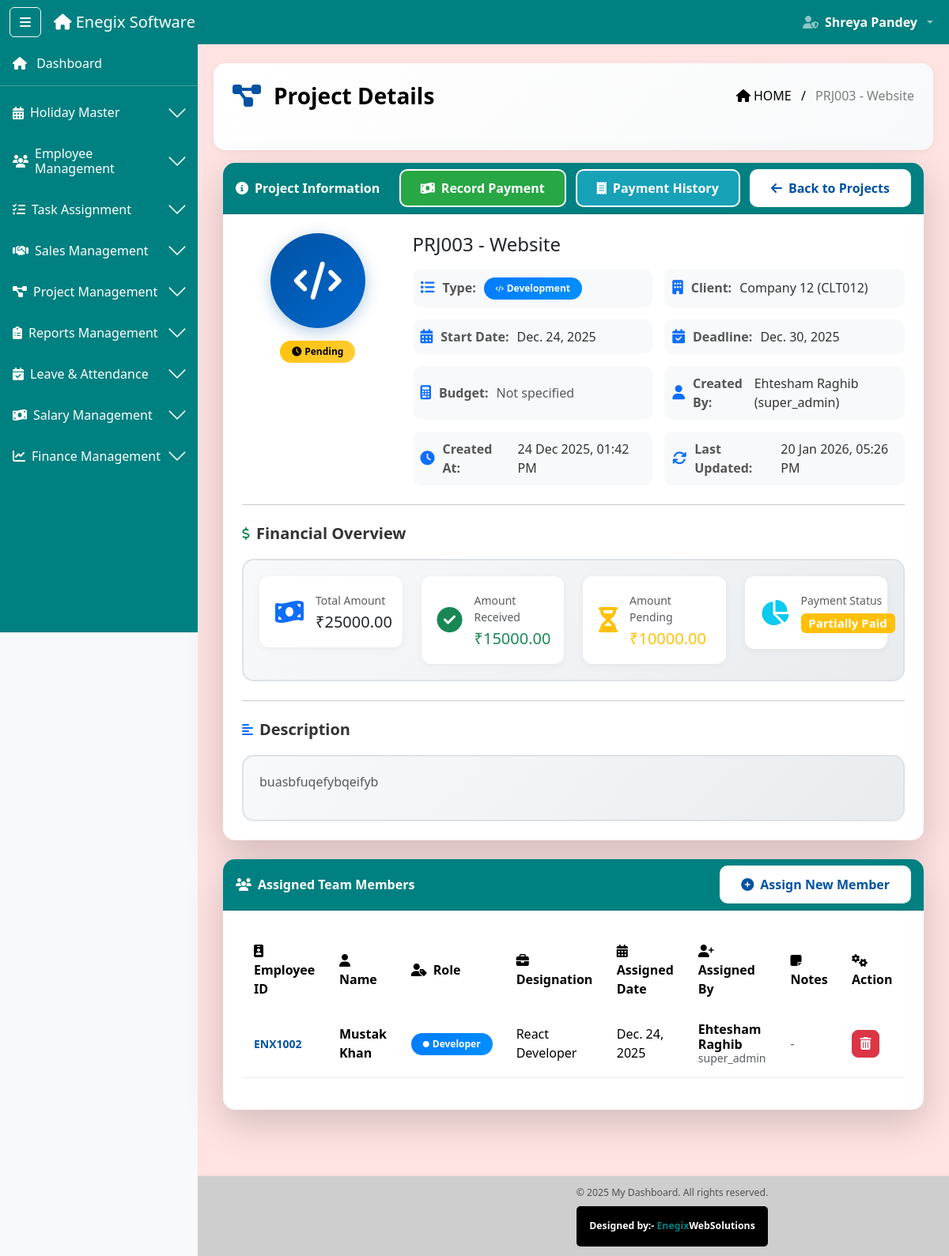
Screenshot of /projects/3/ (signed in) with the database file from the repository.
### software_app/models.py (models this page shows, shortened)
class Project(models.Model):
    PROJECT_TYPE_CHOICES = (
        ('seo', 'SEO Project'),
        ('development', 'Development Project'),
    )
    STATUS_CHOICES = (
        ('pending', 'Pending'),
        ('in_progress', 'In Progress'),
        ('completed', 'Completed'),
        ('on_hold', 'On Hold'),
    )
    project_id = models.CharField(max_length=10, unique=True, editable=False)
    project_name = models.CharField(max_length=200)
    project_type = models.CharField(max_length=20, choices=PROJECT_TYPE_CHOICES)
    client = models.ForeignKey(Client, on_delete=models.CASCADE, related_name='projects')
    description = models.TextField()
    start_date = models.DateField()
    deadline = models.DateField()
    budget = models.DecimalField(max_digits=10, decimal_places=2, blank=True, null=True)
    total_amount = models.DecimalField(
        max_digits=10,
        decimal_places=2,
        default=0,
        help_text="Total project value in INR"
    )
    amount_received = models.DecimalField(
        max_digits=10,
        decimal_places=2,
        default=0,
        help_text="Total amount received from client"
    )
    amount_pending = models.DecimalField(
        max_digits=10,
        decimal_places=2,
        default=0,
        help_text="Remaining amount to be received"
    )
    payment_status = models.CharField(
        max_length=20,
        choices=(
            ('unpaid', 'Unpaid'),
            ('partial', 'Partially Paid'),
            ('paid', 'Fully Paid'),
        ),
        default='unpaid'
    )
    agreement = models.FileField(upload_to='project_agreements/', blank=True, null=True)
    module_file = models.FileField(upload_to='project_modules/', blank=True, null=True)
    status = models.CharField(max_length=20, choices=STATUS_CHOICES, default='pending')
    created_by_name = models.CharField(max_length=100)
    created_by_role = models.CharField(max_length=50)
    created_at = models.DateTimeField(auto_now_add=True)
    updated_at = models.DateTimeField(auto_now=True)
    is_active = models.BooleanField(default=True)

class Client(models.Model):
    STATUS_CHOICES = (
        ('contacted', 'Contacted'),
        ('follow_up', 'Follow Up'),
        ('interested', 'Interested'),
        ('not_interested', 'Not Interested'),
    )
    client_id = models.CharField(max_length=10, unique=True, editable=False)
    company_name = models.CharField(max_length=200)
    contact_person = models.CharField(max_length=100)
    email = models.EmailField(blank=True, null=True)  # ✅ NOW OPTIONAL
    mobile = models.CharField(max_length=15)
    address = models.TextField(blank=True, null=True)
    added_by = models.ForeignKey(Employee, on_delete=models.SET_NULL, null=True, blank=True, related_name='clients_added')
    added_by_name = models.CharField(max_length=100, blank=True, null=True)  # NEW: Store name
    added_by_role = models.CharField(max_length=50, blank=True, null=True)   # NEW: Store role
    status = models.CharField(max_length=20, choices=STATUS_CHOICES, default='contacted')
    total_calls = models.IntegerField(default=0)
    last_call_date = models.DateField(blank=True, null=True)
    created_at = models.DateTimeField(auto_now_add=True)
    updated_at = models.DateTimeField(auto_now=True)
    is_active = models.BooleanField(default=True)

class ProjectAssignment(models.Model):
    project = models.ForeignKey(Project, on_delete=models.CASCADE, related_name='assignments')
    employee = models.ForeignKey(Employee, on_delete=models.CASCADE, related_name='project_assignments')
    employees_id = models.CharField(max_length=10)
    employee_name = models.CharField(max_length=100)
    employee_role = models.CharField(max_length=50)
    employee_designation = models.CharField(max_length=100)
    assigned_date = models.DateField(auto_now_add=True)
    assigned_by_name = models.CharField(max_length=100)
    assigned_by_role = models.CharField(max_length=50)
    notes = models.TextField(blank=True, null=True)
    is_active = models.BooleanField(default=True)
    class Meta:
        unique_together = ('project', 'employee')

### software_app/decorators.py (the view, shortened to what this page needs)
    def wrapper(request, *args, **kwargs):
        return view_func(request, *args, **kwargs)

### software_app/templates/projects/project_detail.html (shortened to what this page needs)
{% extends 'base2.html' %}
{% load static %}
{% block content %}
<div class="ribbon-header d-flex justify-content-between align-items-center px-4 pb-5 mb-3" style="color: black">
  <div class="d-flex align-items-center">
    <i class="fas fa-project-diagram me-3 fs-2" style="color: #0152a4;"></i>
    <div class="fw-bold fs-3">Project Details</div>
  </div>
  <div class="breadcrumb-text text-end">
    <span class="text-black"><i class="fas fa-home me-1"></i>HOME</span>
    <span class="mx-2 text-black">/</span>
    <span class="text-black-50">{{ project.project_id }} - {{ project.project_name }}</span>
  </div>
</div>
<div class="container-fluid mt-2">
  <div class="card shadow-lg mb-4 modern-card">
    <div class="card-header table-title-bar d-flex justify-content-between align-items-center">
      <span class="fw-bold text-white"><i class="fas fa-info-circle me-2"></i>Project Information</span>
      <div>
        {% if show_sensitive_data %}
        <a href="{% url 'record_client_payment' project.id %}" class="btn btn-success btn-add-new me-2">
          <i class="fas fa-money-bill-wave me-2"></i>Record Payment
        </a>
        <a href="{% url 'project_financial_detail' project.id %}" class="btn btn-info btn-add-new me-2">
          <i class="fas fa-receipt me-2"></i>Payment History
        </a>
        {% endif %}
        <a href="{% url 'project_list' %}" class="btn btn-light btn-add-new">
          <i class="fas fa-arrow-left me-2"></i>Back to Projects
        </a>
      </div>
    </div>
    <div class="card-body p-4">
      <div class="row mb-4">
        <div class="col-md-3 text-center">
          <div class="project-icon-section">
            <div class="project-icon">
              {% if project.project_type == 'seo' %}
              <i class="fas fa-search"></i>
              {% else %}
              <i class="fas fa-code"></i>
              {% endif %}
            </div>
            <div class="mt-3">
              {% if project.status == 'pending' %}
              <span class="badge modern-badge badge-pending">
                <i class="fas fa-clock me-1"></i>Pending
              </span>
              {% elif project.status == 'in_progress' %}
              <span class="badge modern-badge badge-in-progress">
                <i class="fas fa-spinner me-1"></i>In Progress
              </span>
              {% elif project.status == 'completed' %}
              <span class="badge modern-badge badge-completed">
                <i class="fas fa-check-circle me-1"></i>Completed
              </span>
              {% else %}
              <span class="badge modern-badge badge-on-hold">
                <i class="fas fa-pause-circle me-1"></i>On Hold
              </span>
              {% endif %}
            </div>
          </div>
        </div>
        <div class="col-md-9">
          <h4 class="mb-3">{{ project.project_id }} - {{ project.project_name }}</h4>
          <div class="info-grid">
            <div class="info-item">
              <i class="fas fa-list text-primary"></i>
              <span class="info-label">Type:</span>
              <span class="info-value">
                {% if project.project_type == 'seo' %}
                <span class="badge modern-badge badge-type-seo">
                  <i class="fas fa-search me-1" style="font-size: 8px;"></i>SEO
                </span>
                {% else %}
                <span class="badge modern-badge badge-type-development">
                  <i class="fas fa-code me-1" style="font-size: 8px;"></i>Development
                </span>
                {% endif %}
              </span>
            </div>
            {% if show_sensitive_data %}
            <div class="info-item">
              <i class="fas fa-building text-primary"></i>
              <span class="info-label">Client:</span>
              <span class="info-value">{{ project.client.company_name }} ({{ project.client.client_id }})</span>
            </div>
            {% endif %}
            <div class="info-item">
              <i class="fas fa-calendar-alt text-primary"></i>
              <span class="info-label">Start Date:</span>
              <span class="info-value">{{ project.start_date }}</span>
            </div>
            <div class="info-item">
              <i class="fas fa-calendar-check text-primary"></i>
              <span class="info-label">Deadline:</span>
              <span class="info-value">{{ project.deadline }}</span>
            </div>
            {% if show_sensitive_data %}
            <div class="info-item">
              <i class="fas fa-calculator text-primary"></i>
              <span class="info-label">Budget:</span>
              <span class="info-value">
                {% if project.budget %}
                ₹{{ project.budget|floatformat:2 }}
                {% else %}
                <span class="text-muted">Not specified</span>
                {% endif %}
              </span>
            </div>
            <div class="info-item">
              <i class="fas fa-user text-primary"></i>
              <span class="info-label">Created By:</span>
              <span class="info-value">{{ project.created_by_name }} ({{ project.created_by_role }})</span>
            </div>
            {% endif %}
            <div class="info-item">
              <i class="fas fa-clock text-primary"></i>
              <span class="info-label">Created At:</span>
              <span class="info-value">{{ project.created_at|date:"d M Y, h:i A" }}</span>
            </div>
            <div class="info-item">
              <i class="fas fa-sync text-primary"></i>
              <span class="info-label">Last Updated:</span>
              <span class="info-value">{{ project.updated_at|date:"d M Y, h:i A" }}</span>
            </div>
          </div>
        </div>
      </div>
      {% if show_sensitive_data %}
      <hr class="my-4">
      <div class="section-header">
        <i class="fas fa-dollar-sign me-2 text-success"></i>
        <h5>Financial Overview</h5>
      </div>
      <div class="financial-overview-box mt-3">
        <div class="row">
          <div class="col-md-3">
            <div class="financial-item">
              <i class="fas fa-money-bill-wave text-primary"></i>
              <div class="financial-details">
                <small class="text-muted">Total Amount</small>
                <h5 class="mb-0">₹{{ project.total_amount|floatformat:2 }}</h5>
              </div>
            </div>
          </div>
          <div class="col-md-3">
            <div class="financial-item">
              <i class="fas fa-check-circle text-success"></i>
              <div class="financial-details">
                <small class="text-muted">Amount Received</small>
                <h5 class="mb-0 text-success">₹{{ project.amount_received|floatformat:2 }}</h5>
              </div>
            </div>
          </div>
          <div class="col-md-3">
            <div class="financial-item">
              <i class="fas fa-hourglass-half text-warning"></i>
              <div class="financial-details">
                <small class="text-muted">Amount Pending</small>
                <h5 class="mb-0 text-warning">₹{{ project.amount_pending|floatformat:2 }}</h5>
              </div>
            </div>
          </div>
          <div class="col-md-3">
            <div class="financial-item">
              <i class="fas fa-chart-pie text-info"></i>
              <div class="financial-details">
                <small class="text-muted">Payment Status</small>
                <h5 class="mb-0">
                  {% if project.payment_status == 'paid' %}
                  <span class="badge bg-success">Fully Paid</span>
                  {% elif project.payment_status == 'partial' %}
                  <span class="badge bg-warning">Partially Paid</span>
                  {% else %}
                  <span class="badge bg-danger">Unpaid</span>
                  {% endif %}
                </h5>
              </div>
            </div>
          </div>
        </div>
      </div>
      {% endif %}
      <hr class="my-4">
      <div class="section-header">
        <i class="fas fa-align-left me-2 text-primary"></i>
        <h5>Description</h5>
      </div>
      <div class="description-box">
        <p class="text-muted">{{ project.description }}</p>
      </div>
    </div>
  </div>
  <div class="card shadow-lg mb-4 modern-card">
    <div class="card-header table-title-bar d-flex justify-content-between align-items-center">
      <span class="fw-bold text-white"><i class="fas fa-users me-2"></i>Assigned Team Members</span>
      {% if show_sensitive_data %}
      <a href="{% url 'assign_project' %}" class="btn btn-light btn-add-new">
        <i class="fas fa-plus-circle me-2"></i>Assign New Member
      </a>
      {% endif %}
    </div>
    <div class="card-body p-4">
      <div class="table-responsive">
        <table class="table table-hover modern-table">
          <thead>
            <tr>
              <th><i class="fas fa-id-badge me-2"></i>Employee ID</th>
              <th><i class="fas fa-user me-2"></i>Name</th>
              <th><i class="fas fa-user-tag me-2"></i>Role</th>
              <th><i class="fas fa-briefcase me-2"></i>Designation</th>
              <th><i class="fas fa-calendar-alt me-2"></i>Assigned Date</th>
              {% if show_sensitive_data %}
              <th><i class="fas fa-user-plus me-2"></i>Assigned By</th>
              <th><i class="fas fa-sticky-note me-2"></i>Notes</th>
              <th><i class="fas fa-cogs me-2"></i>Action</th>
              {% endif %}
            </tr>
          </thead>
          <tbody>
            {% for assignment in assignments %}
            <tr class="table-row-hover">
              <td><strong class="employee-id">{{ assignment.employees_id }}</strong></td>
              <td><strong>{{ assignment.employee_name }}</strong></td>
              <td>
                <span class="badge modern-badge badge-role-{{ assignment.employee_role }}">
                  <i class="fas fa-circle me-1" style="font-size: 8px;"></i>{{ assignment.employee_role|title }}
                </span>
              </td>
              <td>{{ assignment.employee_designation }}</td>
              <td>{{ assignment.assigned_date }}</td>
              {% if show_sensitive_data %}
              <td>
                <div class="assigned-by">
                  <strong>{{ assignment.assigned_by_name }}</strong>
                  <small class="text-muted d-block">{{ assignment.assigned_by_role }}</small>
                </div>
              </td>
              <td>
                {% if assignment.notes %}
                {{ assignment.notes|truncatewords:10 }}
                {% else %}
                <span class="text-muted">-</span>
                {% endif %}
              </td>
              <td>
                <form method="POST" action="{% url 'remove_assignment' assignment.id %}" style="display:inline;">
                  <button type="submit" class="btn btn-action btn-danger" onclick="return confirm('Remove this assignment?')" title="Remove Assignment">
                    <i class="fas fa-trash-alt"></i>
                  </button>
                </form>
              </td>
              {% endif %}
            </tr>
            {% endfor %}
          </tbody>
        </table>
      </div>
    </div>
  </div>
</div>
{% endblock %}

### rows the page displays
Project: project_id "PRJ003", project_name "Website", client.company_name "Company 12", client.client_id "CLT012", start_date "Dec. 24, 2025", deadline "Dec. 30, 2025", created_by_name "Ehtesham Raghib", created_by_role "super_admin", created_at "24 Dec 2025, 01:42 PM", updated_at "20 Jan 2026, 05:26 PM", total_amount "25000.00", amount_received "15000.00", amount_pending "10000.00", description "buasbfuqefybqeifyb"
ProjectAssignment: employees_id "ENX1002", employee_name "Mustak Khan", employee_role "Developer", employee_designation "React Developer", assigned_date "Dec. 24, 2025", assigned_by_name "Ehtesham Raghib", assigned_by_role "super_admin"

### other values shown
{{ request.session.full_name }} "Shreya Pandey"
